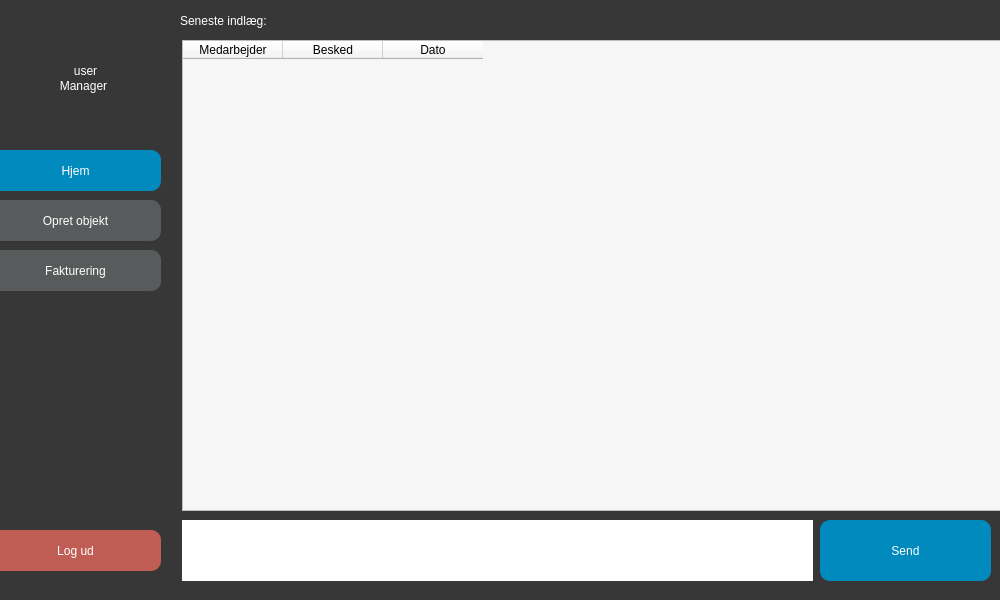
<?xml version="1.0" encoding="UTF-8"?>
<ui version="4.0">
 <class>MainWindow</class>
 <widget class="QMainWindow" name="MainWindow">
  <property name="geometry">
   <rect>
    <x>0</x>
    <y>0</y>
    <width>1000</width>
    <height>600</height>
   </rect>
  </property>
  <property name="windowTitle">
   <string>MainWindow</string>
  </property>
  <property name="styleSheet">
   <string notr="true">background-color: rgb(255, 255, 255);</string>
  </property>
  <widget class="QWidget" name="centralwidget">
   <widget class="QLabel" name="navn_2">
    <property name="geometry">
     <rect>
      <x>180</x>
      <y>0</y>
      <width>231</width>
      <height>41</height>
     </rect>
    </property>
    <property name="styleSheet">
     <string notr="true">font: 18pt &quot;.AppleSystemUIFont&quot;;
color: white;
background-color: rgba(255, 255, 255, 0);</string>
    </property>
    <property name="text">
     <string>Seneste indlæg: </string>
    </property>
   </widget>
   <widget class="QTableWidget" name="tabelwidget">
    <property name="geometry">
     <rect>
      <x>182</x>
      <y>40</y>
      <width>821</width>
      <height>471</height>
     </rect>
    </property>
    <property name="styleSheet">
     <string notr="true">background-color: rgb(246, 246, 246);
color: rgb(0, 0, 0);</string>
    </property>
    <property name="showGrid">
     <bool>true</bool>
    </property>
    <property name="gridStyle">
     <enum>Qt::SolidLine</enum>
    </property>
    <attribute name="horizontalHeaderVisible">
     <bool>true</bool>
    </attribute>
    <attribute name="horizontalHeaderHighlightSections">
     <bool>true</bool>
    </attribute>
    <attribute name="verticalHeaderVisible">
     <bool>false</bool>
    </attribute>
    <attribute name="verticalHeaderDefaultSectionSize">
     <number>140</number>
    </attribute>
    <column>
     <property name="text">
      <string>Medarbejder</string>
     </property>
    </column>
    <column>
     <property name="text">
      <string>Besked</string>
     </property>
    </column>
    <column>
     <property name="text">
      <string>Dato</string>
     </property>
    </column>
   </widget>
   <widget class="QPushButton" name="fakturering_knap">
    <property name="geometry">
     <rect>
      <x>-10</x>
      <y>250</y>
      <width>171</width>
      <height>41</height>
     </rect>
    </property>
    <property name="styleSheet">
     <string notr="true">QPushButton {
	color: rgb(255, 255, 255);
	background-color: rgb(88, 91, 91);
	font: 16pt &quot;.AppleSystemUIFont&quot;;
	border-radius: 10px;
}

QPushButton:Hover {

	background-color: rgb(109, 109, 109);


}
</string>
    </property>
    <property name="text">
     <string>Fakturering</string>
    </property>
   </widget>
   <widget class="QLabel" name="label_3">
    <property name="geometry">
     <rect>
      <x>43</x>
      <y>70</y>
      <width>81</width>
      <height>31</height>
     </rect>
    </property>
    <property name="styleSheet">
     <string notr="true">font: 10pt &quot;.AppleSystemUIFont&quot;;
color: rgb(255, 255, 255);
background-color: rgba(255, 255, 255, 0);</string>
    </property>
    <property name="text">
     <string>Manager</string>
    </property>
    <property name="alignment">
     <set>Qt::AlignCenter</set>
    </property>
   </widget>
   <widget class="QLabel" name="navn">
    <property name="geometry">
     <rect>
      <x>10</x>
      <y>50</y>
      <width>151</width>
      <height>41</height>
     </rect>
    </property>
    <property name="styleSheet">
     <string notr="true">font: 16pt &quot;.AppleSystemUIFont&quot;;
color: white;

background-color: rgba(255, 255, 255, 0);</string>
    </property>
    <property name="text">
     <string>user</string>
    </property>
    <property name="scaledContents">
     <bool>false</bool>
    </property>
    <property name="alignment">
     <set>Qt::AlignCenter</set>
    </property>
    <property name="wordWrap">
     <bool>false</bool>
    </property>
   </widget>
   <widget class="QLabel" name="Frame">
    <property name="geometry">
     <rect>
      <x>-10</x>
      <y>-20</y>
      <width>1061</width>
      <height>631</height>
     </rect>
    </property>
    <property name="styleSheet">
     <string notr="true">font: 16pt &quot;.AppleSystemUIFont&quot;;
color: rgb(0, 138, 190);

background-color: rgb(0, 0, 0,200);
border-radius: 15px;</string>
    </property>
    <property name="text">
     <string/>
    </property>
    <property name="scaledContents">
     <bool>false</bool>
    </property>
    <property name="alignment">
     <set>Qt::AlignCenter</set>
    </property>
    <property name="wordWrap">
     <bool>false</bool>
    </property>
   </widget>
   <widget class="QPushButton" name="hjem_knap">
    <property name="geometry">
     <rect>
      <x>-10</x>
      <y>150</y>
      <width>171</width>
      <height>41</height>
     </rect>
    </property>
    <property name="styleSheet">
     <string notr="true">background-color: rgb(0, 138, 190);
color: rgb(255, 255, 255);
font: 16pt &quot;.AppleSystemUIFont&quot;;
border-radius: 10px;

</string>
    </property>
    <property name="text">
     <string>Hjem</string>
    </property>
   </widget>
   <widget class="QPushButton" name="logud_knap">
    <property name="geometry">
     <rect>
      <x>-10</x>
      <y>530</y>
      <width>171</width>
      <height>41</height>
     </rect>
    </property>
    <property name="styleSheet">
     <string notr="true">

QPushButton {
	color: rgb(255, 255, 255);
	
	background-color: rgb(192, 94, 85);
	font: 16pt &quot;.AppleSystemUIFont&quot;;
	border-radius: 10px;
}

QPushButton:Hover {


	background-color: rgb(220, 109, 99);



}
</string>
    </property>
    <property name="text">
     <string>Log ud</string>
    </property>
   </widget>
   <widget class="QLineEdit" name="besked_input">
    <property name="geometry">
     <rect>
      <x>182</x>
      <y>520</y>
      <width>631</width>
      <height>61</height>
     </rect>
    </property>
    <property name="styleSheet">
     <string notr="true">background-color: rgb(255, 255, 255);</string>
    </property>
    <property name="frame">
     <bool>false</bool>
    </property>
    <property name="echoMode">
     <enum>QLineEdit::Normal</enum>
    </property>
    <property name="clearButtonEnabled">
     <bool>true</bool>
    </property>
   </widget>
   <widget class="QPushButton" name="send_knap">
    <property name="geometry">
     <rect>
      <x>820</x>
      <y>520</y>
      <width>171</width>
      <height>61</height>
     </rect>
    </property>
    <property name="styleSheet">
     <string notr="true">QPushButton {
	color: rgb(255, 255, 255);
	background-color: rgb(0, 138, 190);
	font: 16pt &quot;.AppleSystemUIFont&quot;;
	border-radius: 10px;
}

QPushButton:Hover {

	
	background-color: rgb(8, 166, 233);


}
</string>
    </property>
    <property name="text">
     <string>Send</string>
    </property>
   </widget>
   <widget class="QPushButton" name="modi_instans">
    <property name="geometry">
     <rect>
      <x>-10</x>
      <y>200</y>
      <width>171</width>
      <height>41</height>
     </rect>
    </property>
    <property name="styleSheet">
     <string notr="true">QPushButton {
	color: rgb(255, 255, 255);
	background-color: rgb(88, 91, 91);
	font: 16pt &quot;.AppleSystemUIFont&quot;;
	border-radius: 10px;
}

QPushButton:Hover {

	background-color: rgb(109, 109, 109);


}
</string>
    </property>
    <property name="text">
     <string>Opret objekt</string>
    </property>
   </widget>
   <zorder>Frame</zorder>
   <zorder>navn_2</zorder>
   <zorder>tabelwidget</zorder>
   <zorder>fakturering_knap</zorder>
   <zorder>label_3</zorder>
   <zorder>navn</zorder>
   <zorder>hjem_knap</zorder>
   <zorder>logud_knap</zorder>
   <zorder>besked_input</zorder>
   <zorder>send_knap</zorder>
   <zorder>modi_instans</zorder>
  </widget>
 </widget>
 <resources/>
 <connections/>
</ui>
